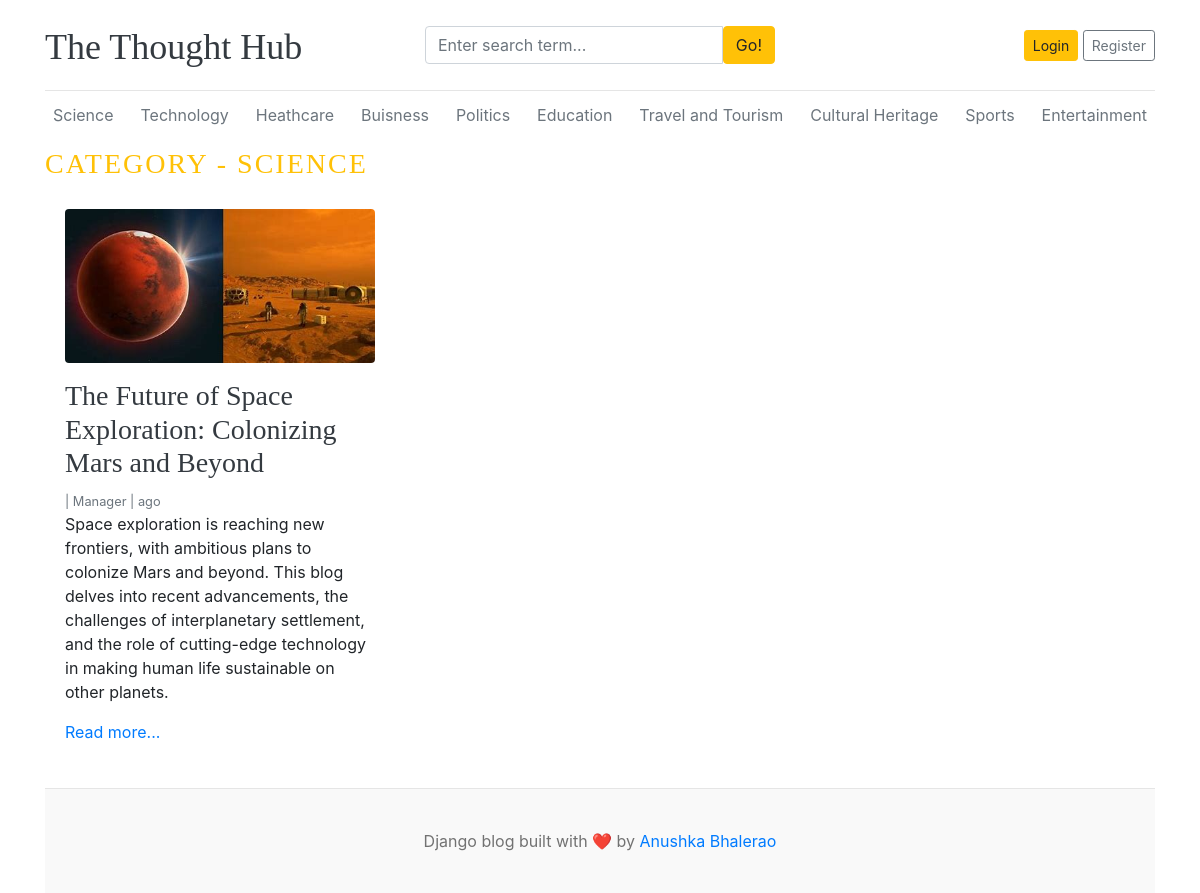
Page /category/category/1/ on the committed database.
### blogs/models.py (models this page shows, shortened)
class Category(models.Model):
    category_name = models.CharField(max_length=50, unique=True)
    created_at = models.DateTimeField(auto_now_add=True)
    updated_at = models.DateTimeField(auto_now=True)
    class Meta:
        verbose_name_plural = 'Categories'
    def __str__(self):
        return self.category_name

class Blogs(models.Model):
    title = models.CharField(max_length=100, unique=True)
    slug = models.SlugField(unique=True, blank=True)  # Auto-generate slug if empty
    category = models.ForeignKey(Category, on_delete=models.CASCADE, related_name="blogs")
    author = models.ForeignKey(User, on_delete=models.CASCADE, related_name="blogs")
    blog_image = models.ImageField(upload_to='uploads/%Y/%m/%d', blank=True, null=True)  # ✅ Fixed image field
    short_description = models.TextField(max_length=1000)
    blog_body = models.TextField(max_length=3000)
    status = models.IntegerField(choices=STATUS_CHOICE, default=0)
    is_featured = models.BooleanField(default=False)
    created_at = models.DateTimeField(auto_now_add=True)
    updated_at = models.DateTimeField(auto_now=True)
    class Meta:
        verbose_name_plural = 'Blogs'

### blogs/views.py (the view)
# urls.py: path('category/<int:category_id>/', views.posts_by_category, name='posts_by_category'),
def posts_by_category(request, category_id):
    category = get_object_or_404(Category, id=category_id)
    posts = Blogs.objects.filter(status=1, category=category)
    categories = Category.objects.all()
    context = {
        'category': category,
        'posts': posts,
        'categories': categories,
    }
    return render(request, 'posts_by_category.html', context)

### blogs/context_processors.py (called while the page is built)
def get_categories(request):
    categories = Category.objects.all()
    return {'categories': Category.objects.all()}  # Used a dictionary with a proper key

### templates/posts_by_category.html (shortened to what this page needs)
{% extends 'base/base.html' %}
{% block content %}
<h3 class="text-uppercase text-warning" style="letter-spacing: 2px;">Category - {{ category }}</h3>
<main role="main" class="container p-0">
    <div class="row">
        <div class="col-md-8 blog-main">
            <div class="row">
                {% for post in posts %}
                    <div class="col-md-6 mb-4">
                        <div class="card border-0">
                            <div class="card-body">
                                {% if post.blog_image %}
                                    <a href="{% url 'blogs:blogs' post.slug %}">
                                        <center><img src="{{ post.blog_image.url }}" alt="{{ post.title }}" class="img-fluid mb-3 rounded"></center>
                                    </a>
                                {% endif %}
                                <h3><a href="{% url 'blogs:blogs' post.slug %}" class="text-dark">{{ post.title }}</a></h3>
                                <small class="mb-1 text-muted">
                                    {{ post.date|date:"F j, Y, g:i a" }} | {{ post.author }} | {{ post.date|timesince }} ago
                                </small>
                                <p class="card-text">{{ post.short_description | truncatewords:50 }}</p>
                                <a href="{% url 'blogs:blogs' post.slug %}" class="text-primary">Read more...</a>
                            </div>
                        </div>
                    </div>
                {% empty %}
                    <p>No recent articles available.</p>
                {% endfor %}
            </div>
        </div>
    </div>
</main>
{% endblock %}

### templates/base/base.html
{% include 'base/header.html' %}
{% block content %}
{% endblock %}
{% include 'base/footer.html' %}

### templates/base/header.html (shortened to what this page needs)
{% load static %}
<!DOCTYPE html>
<html lang="en">
<head>
    <link href="https://getbootstrap.com/docs/4.0/dist/css/bootstrap.min.css" rel="stylesheet">
    <link rel="stylesheet" href="{% static 'css/blog.css' %}">
<link rel="stylesheet" href="https://cdnjs.cloudflare.com/ajax/libs/font-awesome/6.4.2/css/all.min.css">
</head>
<body>
    <div class="container">
        <header class="blog-header py-3">
            <div class="row flex-nowrap justify-content-between align-items-center">
                <div class="col-4 pt-1">
                    <a class="blog-header-logo text-dark" href="/">The Thought Hub</a>
                </div>
                <div class="col-4">
                    <form action= "{%url 'search'%}" method "GET">
                        <div class="input-group">
                            <input class="form-control" name = "keyword" type="text" placeholder="Enter search term..." aria-label="Enter search term..." aria-describedby="button-search" />
                            <button type = "submit" class="btn btn-warning" id="button-search" type="button">Go!</button>
                        </div>
                    </form>
                </div>
                <div class="col-4 d-flex justify-content-end align-items-center">
                    {% if not user.is_authenticated %}
                    <a class="btn btn-sm btn-warning" href="{% url 'login' %}">Login</a> &nbsp;
                    <a class="btn btn-sm btn-outline-secondary" href="{% url 'register'%}">Register</a>
                    {% else %}
                    <span><a href = "{% url 'dashboard' %}" class="nav-link text-dark btn-btn btn-warning">Dashboard</a></span> &nbsp;
                    <span><a href="{% url 'logout' %}" class="nav-link text-dark btn-btn btn-warning">Logout</a></span>
                    {% endif %}
                </div>
            </div>
        </header>
        <div class="nav-scroller py-1 mb-2">
            <nav class="nav d-flex justify-content-between">
                {% for cat in categories %}
                <a class="p-2 text-muted" href="{% url 'blogs:posts_by_category' cat.id %}">
                    {{ cat.category_name }}
                </a>
                {% empty %}
                    <span class="p-2 text-muted">No categories available</span>
                {% endfor %}
            </nav>
        </div>

### templates/base/footer.html
<footer class="blog-footer">
    <p>Django blog built with ❤️ by <a href="#">Anushka Bhalerao</a></p>
  </footer>
</body>
</html>

### static/css/blog.css (style rules this page uses)
.blog-header { border-bottom: 1px solid #e5e5e5; }
.blog-header-logo { font-family: "Playfair Display", Georgia, "Times New Roman", serif; font-size: 2.25rem; }
h1, h2, h3, h4, h5, h6 { font-family: "Playfair Display", Georgia, "Times New Roman", serif; }
.blog-footer { padding: 2.5rem 0; color: #727272; text-align: center; background-color: #f9f9f9; border-top: .05rem solid #e5e5e5; }
.blog-footer p:last-child { margin-bottom: 0; }

### rows in the picture
Category: category_name "Science", category_name "SCIENCE"
Category: category_name "Technology"
Category: category_name "Heathcare"
Category: category_name "Buisness"
Category: category_name "Politics"
Category: category_name "Education"
Category: category_name "Travel and Tourism"
Category: category_name "Cultural Heritage"
Category: category_name "Sports"
Category: category_name "Entertainment"
Blogs: blog_image (picture), title "The Future of Space Exploration: Colonizing Mars and Beyond", author "Manager", short_description "Space exploration is reaching new frontiers, with ambitious plans to colonize Mars and beyond. This blog delves into recent advancements, the challenges of interplanetary settlement, and the role of cutting-edge technology in making human life sustainable on other planets."
